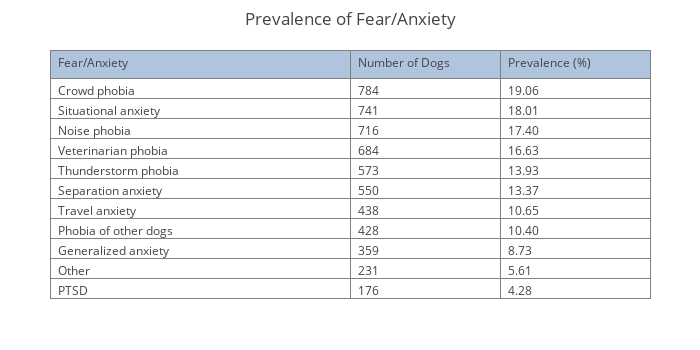

Here is the notebook cell this chart was saved with:
### Markdown cell above
### 4.2 Fear/Anxiety:

### Code cell
# Create the necessary dataframe.
fields = ', '.join(FR.fields[CATEGORY[1]])
labels = list(FR.labels[CATEGORY[1]].values())
df = createNumericDataFrame(DOG_TABLE, fields, labels, filtered=True)

# Get individual behavior problem counts and display as a table.
sums = df.sum()
sums = sums.sort_values(ascending=False)

# Calculate the prevalence of each behavior problem.
prevalences = sums.apply(PREVALENCE)

# Get individual behavior problem counts and display as a table.
data = [go.Table(columnwidth = [200, 100, 100],
                 header=dict(values=[CATEGORY[1], 'Number of Dogs', 'Prevalence (%)'],
                             fill = dict(color='#B0C4DE'),
                             align = ['left'] * 3),
                 cells=dict(values=[sums.index.values, sums.values, prevalences.values],
                            align = ['left'] * 3,
                            format = [None, 'd', '.2f']))]
layout = go.Layout(title='Prevalence of {}'.format(CATEGORY[1]),
                   width=700,
                   height=350,
                   margin=go.Margin(l=50, r=50, b=50, t=50, pad=4))
fig = dict(data=data, layout=layout)
if SAVE_OUTPUT:
    py.plot(fig, image='png', image_width=700, image_height=350,
            image_filename='4_2_fear_and_anxiety')
py.iplot(fig)

### Figure 1 — Plotly figure (JSON) as saved in the notebook; plotly's stock layout.template omitted (floating-point values rounded to 4 significant figures)
{"data": [{"cells": {"align": ["left", "left", "left"], "format": [null, "d", ".2f"], "values": [["Crowd phobia", "Situational anxiety", "Noise phobia", "Veterinarian phobia", "Thunderstorm phobia", "Separation anxiety", "Travel anxiety", "Phobia of other dogs", "Generalized anxiety", "Other", "PTSD"], [784, 741, 716, 684, 573, 550, 438, 428, 359, 231, 176], [19.06, 18.01, 17.4, 16.63, 13.93, 13.37, 10.65, 10.4, 8.726, 5.615, 4.278]]}, "columnwidth": [200, 100, 100], "header": {"align": ["left", "left", "left"], "fill": {"color": "#B0C4DE"}, "values": ["Fear/Anxiety", "Number of Dogs", "Prevalence (%)"]}, "type": "table"}], "layout": {"height": 350, "margin": {"b": 50, "l": 50, "pad": 4, "r": 50, "t": 50}, "title": "Prevalence of Fear/Anxiety", "width": 700}}
